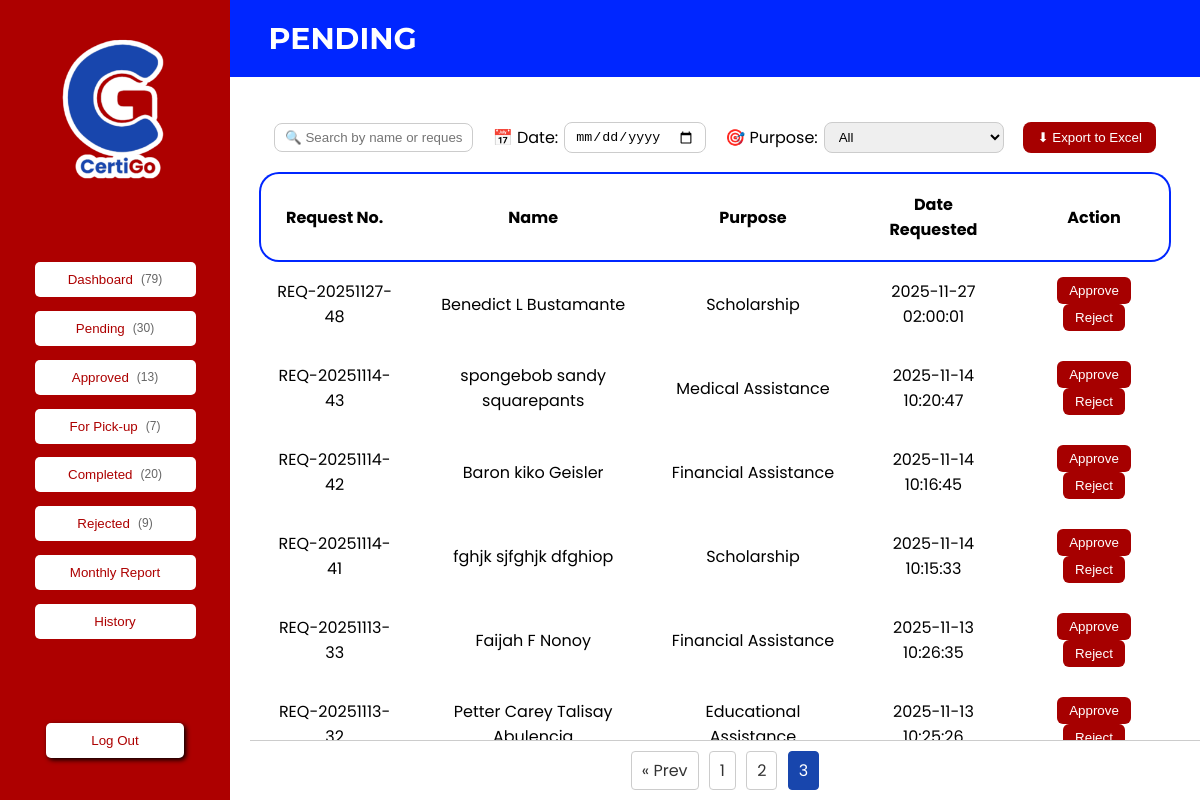
Page /admin_dashboard.php?tab=pending&page=3 (signed in) on the committed database.
### tables this page shows
CREATE TABLE `request` (
  `id` int(11) NOT NULL,
  `tracking_no` varchar(50) DEFAULT NULL,
  `firstname` varchar(100) NOT NULL,
  `middleinitial` varchar(10) DEFAULT NULL,
  `lastname` varchar(100) NOT NULL,
  `address` varchar(255) DEFAULT NULL,
  `dateofbirth` date DEFAULT NULL,
  `age` int(3) DEFAULT NULL,
  `gender` varchar(20) DEFAULT NULL,
  `yearresidency` int(11) DEFAULT NULL,
  `contact` varchar(50) DEFAULT NULL,
  `email` varchar(100) DEFAULT NULL,
  `purpose` text DEFAULT NULL,
  `remarks` text DEFAULT NULL,
  `validid` varchar(255) DEFAULT NULL,
  `cedula` varchar(255) DEFAULT NULL,
  `holdingid` varchar(255) DEFAULT NULL,
  `status` varchar(50) DEFAULT 'Pending',
  `student_patient_name` varchar(255) DEFAULT NULL,
  `student_patient_address` varchar(255) DEFAULT NULL,
  `relationship` varchar(100) DEFAULT NULL,
  `date_submitted` datetime DEFAULT current_timestamp(),
  `pickup_date` date DEFAULT NULL,
  `date_claimed` date DEFAULT NULL,
  `reject_reason` text DEFAULT NULL
);

### admin_dashboard.php (the view, shortened to what this page needs)
<?php
include 'php/config.php';
$limit = 12;
$tab = isset($_GET['tab']) ? $_GET['tab'] : 'pending';
$page = isset($_GET['page']) && is_numeric($_GET['page']) ? max(1, intval($_GET['page'])) : 1;
$offset = ($page - 1) * $limit;
$statusMap = [
  'pending' => 'Pending',
  'approved' => 'Approved',
  'forpickup' => 'For Pick-up',
  'completed' => 'Completed',
  'rejected' => 'Rejected'
];
$currentStatus = isset($statusMap[$tab]) ? $statusMap[$tab] : 'Pending';
$escapedStatus = $conn->real_escape_string($currentStatus);
$totalRes = $conn->query("SELECT COUNT(*) AS total FROM request WHERE status = '$escapedStatus'");
$totalRows = ($totalRes && $totalRes->num_rows) ? intval($totalRes->fetch_assoc()['total']) : 0;
$totalPages = $totalRows > 0 ? ceil($totalRows / $limit) : 1;
$requestsStmt = $conn->query("
    SELECT * FROM request
    WHERE status = '$escapedStatus'
    ORDER BY date_submitted DESC
    LIMIT $limit OFFSET $offset
");
$all = $requestsStmt ? $requestsStmt->fetch_all(MYSQLI_ASSOC) : [];
$tabCounts = [];
$dashboardTotal = 0;
foreach ($statusMap as $key => $label) {
  $esc = $conn->real_escape_string($label);
  $r = $conn->query("SELECT COUNT(*) AS c FROM request WHERE status = '$esc'");
  $tabCounts[$key] = ($r && $r->num_rows) ? intval($r->fetch_assoc()['c']) : 0;
  $dashboardTotal += $tabCounts[$key];
}
$tabCounts['dashboard'] = $dashboardTotal;
$rh = $conn->query("SELECT COUNT(*) AS c FROM request_history");
$tabCounts['history'] = ($rh && $rh->num_rows) ? intval($rh->fetch_assoc()['c']) : 0;
?>
<!DOCTYPE html>
<html lang="en">
<head>
  <link rel="stylesheet" href="css/styleAdmin.css">
</head>
<body>
  <div class="container">
    <div class="sidebar">
      <img src="images/logo-certigo.png" alt="" class="logo">
      <div class="btns">
        <button class="active-tab" onclick="window.location='?tab=dashboard'">Dashboard <span class="tab-count">(<?= isset($tabCounts['dashboard']) ? $tabCounts['dashboard'] : 0 ?>)</span></button>
        <button class="active-tab" onclick="window.location='?tab=pending'">Pending <span class="tab-count">(<?= isset($tabCounts['pending']) ? $tabCounts['pending'] : 0 ?>)</span></button>
        <button class="active-tab" onclick="window.location='?tab=approved'">Approved <span class="tab-count">(<?= isset($tabCounts['approved']) ? $tabCounts['approved'] : 0 ?>)</span></button>
        <button class="active-tab" onclick="window.location='?tab=forpickup'">For Pick-up <span class="tab-count">(<?= isset($tabCounts['forpickup']) ? $tabCounts['forpickup'] : 0 ?>)</span></button>
        <button class="active-tab" onclick="window.location='?tab=completed'">Completed <span class="tab-count">(<?= isset($tabCounts['completed']) ? $tabCounts['completed'] : 0 ?>)</span></button>
        <button class="active-tab" onclick="window.location='?tab=rejected'">Rejected <span class="tab-count">(<?= isset($tabCounts['rejected']) ? $tabCounts['rejected'] : 0 ?>)</span></button>
        <button class="active-tab" onclick="window.location='?tab=monthly'">Monthly Report</button>
        <button class="active-tab" onclick="window.location='?tab=history'">History</button>
      </div>
      <button id="logoutBtn" class="signOut">Log Out</button>
    </div>
    <div class="main">
      <div id="<?= htmlspecialchars($tab) ?>" class="tab-content">
        <div class="header">
          <h1><?= ucfirst($tab) ?></h1>
        </div>
        <div class="main2">
          <br>
          <?php if ($tab === 'pending'): ?>
            <div class="table-tools">
              <div class="tool-group">
                <input type="text" id="searchInput" class="tool-input"
                  placeholder="🔍 Search by name or request number...">
              </div>
              <div class="tool-group">
                <label for="dateFilter">📅 Date:</label>
                <input type="date" id="dateFilter" class="tool-input">
              </div>
              <div class="tool-group">
                <label for="purposeFilterPending">🎯 Purpose:</label>
                <select id="purposeFilterPending" class="tool-input">
                  <option value="">All</option>
                </select>
              </div>
              <div class="tool-group">
                <button id="exportExcelBtn" class="export-btn">⬇ Export to Excel</button>
              </div>
            </div>
            <table id="pendingTable">
              <tr class="column-header-row">
                <th>Request No.</th>
                <th>Name</th>
                <th>Purpose</th>
                <th>Date Requested</th>
                <th>Action</th>
              </tr>
              <?php foreach ($all as $r): ?>
                <tr data-request='<?= htmlspecialchars(json_encode($r), ENT_QUOTES) ?>' class="request-row">
                  <td><?= htmlspecialchars($r['tracking_no']) ?></td>
                  <td><?= htmlspecialchars($r['firstname'] . ' ' . $r['middleinitial'] . ' ' . $r['lastname']) ?></td>
                  <td><?= htmlspecialchars($r['purpose']) ?></td>
                  <td><?= htmlspecialchars($r['date_submitted']) ?></td>
                  <td>
                    <button class="approve-btn" data-id="<?= intval($r['id']) ?>">Approve</button>
                    <button class="reject-btn" data-id="<?= intval($r['id']) ?>">Reject</button>
                  </td>
                </tr>
              <?php endforeach; ?>
            </table>
          <?php endif; ?>
          <div class="pagination">
            <?php if ($page > 1): ?>
              <a href="?tab=<?= urlencode($tab) ?>&page=<?= $page - 1 ?>">&laquo; Prev</a>
            <?php endif; ?>
            <?php for ($i = 1; $i <= $totalPages; $i++): ?>
              <a href="?tab=<?= urlencode($tab) ?>&page=<?= $i ?>"
                class="<?= $i == $page ? 'active' : '' ?>"><?= $i ?></a>
            <?php endfor; ?>
          </div>
        </div>
      </div>
    </div>
  </div>
</body>
</html>

### css/styleAdmin.css (style rules this page uses)
body { font-family: 'Poppins'; background-color: #f5f5f5; margin: 0px; }
.container { display: flex; height: 100vh; }
.sidebar { width: 230px; background-color: #AD0000; color: white; display: flex; flex-direction: column; align-items: center; justify-content: space-around; }
.logo { height: 150px; }
.btns { width: 100%; display: flex; justify-content: center; align-items: center; flex-flow: column nowrap; }
.sidebar button { display: flex; width: 70%; background: #ffffff; border: none; border-radius: 5px; color: #AD0000; text-align: left; cursor: pointer; justify-content: center; padding: 10px; margin: 3% 0; }
.tab-count { margin-left: 8px; font-size: 12px; color: #666666; }
.sidebar .signOut { padding: 10px; width: 60%; background-color: #FFFFFF; color: #AD0000; border-radius: 5px; box-shadow: 2px 2px 5px #000000; }
.main { flex: 1; background-color: white; overflow-y: auto; padding: 0% 0%; }
.main2 { flex: 1; background-color: white; overflow-y: auto; padding: 0% 3%; }
table { width: 100%; border-collapse: separate; border: 0px 0px 1px 0px solid #0026ff; }
th { padding: 20px; text-align: center ; }
td { padding: 15px; text-align: center ; margin: 1% 0%; }
.header { padding: 20px; background-color: #0026ff; color: #ffffff; font-family: 'Montserrat', sans-serif; font-style: normal; margin-bottom: 1%; text-transform: uppercase; text-align: left; display: flex; justify-content: left; align-items: flex-start; }
.header h1 { font-size: 30px; margin: 0; text-align: right; padding-left: 2%; }
.column-header-row { box-shadow: inset 0 0 0 2px #0026ff; border-radius: 20px; }
.request-row { border-radius: 20px; margin: 5% 0; }
.request-row button { background: #a60000; color: white; border: none; padding: 6px 12px; border-radius: 6px; cursor: pointer; transition: all 0.2s ease; }
.tab-content { flex: 1; display: flex; flex-direction: column; overflow-y: auto; padding-bottom: 60px; }
.tab-content table { flex: 1; width: 100%; border-collapse: collapse; }
.pagination { position: fixed; bottom: 0; left: 250px; right: 0; background: #fff; text-align: center; padding: 10px 0; border-top: 1px solid #ccc; z-index: 999; }
.pagination a { display: inline-block; padding: 6px 10px; margin: 0 3px; border: 1px solid #ccc; text-decoration: none; color: #333; border-radius: 4px; }
.pagination a.active { background: #1846AD; color: #fff; border-color: #1846AD; }
.table-tools { display: flex; flex-wrap: wrap; align-items: center; justify-content: space-between; gap: 10px; margin-bottom: 1%; background: #fff; padding: 10px 15px; border-radius: 10px; }
.tool-group { display: flex; align-items: center; gap: 6px; }
.tool-input { padding: 6px 10px; border: 1px solid #ccc; border-radius: 8px; outline: none; }
.export-btn { background: #a60000; color: white; border: none; border-radius: 8px; padding: 8px 14px; cursor: pointer; transition: background 0.2s; }

### rows in the picture
request: tracking_no "REQ-20251127-48", firstname+middleinitial+lastname "Benedict L Bustamante", purpose "Scholarship", date_submitted "2025-11-27 02:00:01"
request: tracking_no "REQ-20251114-43", firstname+middleinitial+lastname "spongebob sandy squarepants", purpose "Medical Assistance", date_submitted "2025-11-14 10:20:47"
request: tracking_no "REQ-20251114-42", firstname+middleinitial+lastname "Baron kiko Geisler", purpose "Financial Assistance", date_submitted "2025-11-14 10:16:45"
request: tracking_no "REQ-20251114-41", firstname+middleinitial+lastname "fghjk sjfghjk dfghiop", purpose "Scholarship", date_submitted "2025-11-14 10:15:33"
request: tracking_no "REQ-20251113-33", firstname+middleinitial+lastname "Faijah F Nonoy", purpose "Financial Assistance", date_submitted "2025-11-13 10:26:35"
request: tracking_no "REQ-20251113-32", firstname+middleinitial+lastname "Petter Carey Talisay Abulencia", purpose "Educational Assistance", date_submitted "2025-11-13 10:25:26"

### other values in the picture
$tabCounts['dashboard'] "79"
$tabCounts['pending'] "30"
$tabCounts['approved'] "13"
$tabCounts['forpickup'] "7"
$tabCounts['completed'] "20"
$tabCounts['rejected'] "9"
$tab "PENDING"
